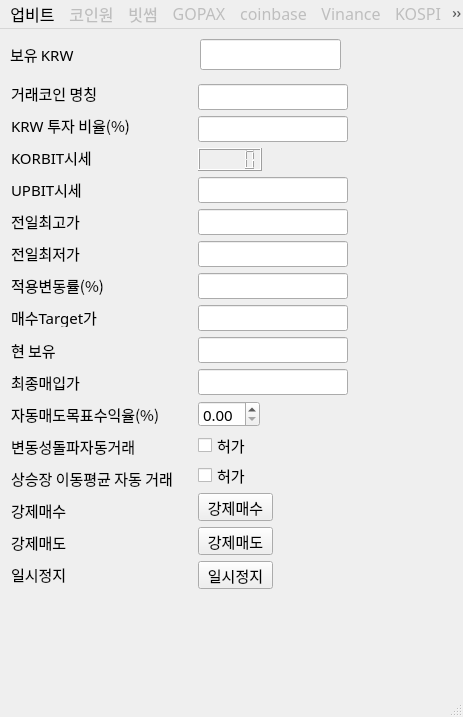
<?xml version="1.0" encoding="UTF-8"?>
<ui version="4.0">
 <class>MainWindow</class>
 <widget class="QMainWindow" name="MainWindow">
  <property name="geometry">
   <rect>
    <x>0</x>
    <y>0</y>
    <width>463</width>
    <height>717</height>
   </rect>
  </property>
  <property name="font">
   <font>
    <family>맑은 고딕</family>
    <pointsize>11</pointsize>
   </font>
  </property>
  <property name="windowTitle">
   <string>24시간 잠들지 않는 자동매매 aBot ver 2023.01.04</string>
  </property>
  <property name="windowIcon">
   <iconset>
    <normaloff>2.ico</normaloff>2.ico</iconset>
  </property>
  <property name="windowOpacity">
   <double>80.000000000000000</double>
  </property>
  <property name="animated">
   <bool>false</bool>
  </property>
  <widget class="QWidget" name="centralwidget">
   <widget class="QLabel" name="lbl_bgImage">
    <property name="geometry">
     <rect>
      <x>710</x>
      <y>10</y>
      <width>191</width>
      <height>71</height>
     </rect>
    </property>
    <property name="text">
     <string/>
    </property>
   </widget>
   <widget class="QLineEdit" name="lineEdit_boyuKRW">
    <property name="geometry">
     <rect>
      <x>200</x>
      <y>10</y>
      <width>141</width>
      <height>31</height>
     </rect>
    </property>
    <property name="font">
     <font>
      <family>맑은 고딕</family>
      <pointsize>16</pointsize>
     </font>
    </property>
    <property name="alignment">
     <set>Qt::AlignRight|Qt::AlignTrailing|Qt::AlignVCenter</set>
    </property>
   </widget>
   <widget class="QLabel" name="label_19">
    <property name="geometry">
     <rect>
      <x>10</x>
      <y>10</y>
      <width>101</width>
      <height>31</height>
     </rect>
    </property>
    <property name="font">
     <font>
      <family>맑은 고딕</family>
      <pointsize>11</pointsize>
     </font>
    </property>
    <property name="text">
     <string>보유 KRW</string>
    </property>
   </widget>
   <widget class="QLabel" name="label_27">
    <property name="geometry">
     <rect>
      <x>11</x>
      <y>503</y>
      <width>60</width>
      <height>20</height>
     </rect>
    </property>
    <property name="font">
     <font>
      <family>맑은 고딕</family>
      <pointsize>11</pointsize>
     </font>
    </property>
    <property name="text">
     <string>강제매도</string>
    </property>
   </widget>
   <widget class="QLabel" name="label_28">
    <property name="geometry">
     <rect>
      <x>11</x>
      <y>535</y>
      <width>60</width>
      <height>20</height>
     </rect>
    </property>
    <property name="font">
     <font>
      <family>맑은 고딕</family>
      <pointsize>11</pointsize>
     </font>
    </property>
    <property name="text">
     <string>일시정지</string>
    </property>
   </widget>
   <widget class="QLabel" name="label_11">
    <property name="geometry">
     <rect>
      <x>11</x>
      <y>86</y>
      <width>125</width>
      <height>20</height>
     </rect>
    </property>
    <property name="font">
     <font>
      <family>맑은 고딕</family>
      <pointsize>11</pointsize>
     </font>
    </property>
    <property name="text">
     <string>KRW 투자 비율(%)</string>
    </property>
   </widget>
   <widget class="QLabel" name="label_20">
    <property name="geometry">
     <rect>
      <x>11</x>
      <y>118</y>
      <width>81</width>
      <height>20</height>
     </rect>
    </property>
    <property name="font">
     <font>
      <family>맑은 고딕</family>
      <pointsize>11</pointsize>
      <underline>false</underline>
     </font>
    </property>
    <property name="text">
     <string>KORBIT시세</string>
    </property>
   </widget>
   <widget class="QLabel" name="label_21">
    <property name="geometry">
     <rect>
      <x>11</x>
      <y>150</y>
      <width>71</width>
      <height>20</height>
     </rect>
    </property>
    <property name="font">
     <font>
      <family>맑은 고딕</family>
      <pointsize>11</pointsize>
      <underline>false</underline>
     </font>
    </property>
    <property name="text">
     <string>UPBIT시세</string>
    </property>
   </widget>
   <widget class="QLabel" name="label_17">
    <property name="geometry">
     <rect>
      <x>11</x>
      <y>214</y>
      <width>75</width>
      <height>20</height>
     </rect>
    </property>
    <property name="font">
     <font>
      <family>맑은 고딕</family>
      <pointsize>11</pointsize>
      <underline>false</underline>
     </font>
    </property>
    <property name="text">
     <string>전일최저가</string>
    </property>
   </widget>
   <widget class="QLabel" name="label_16">
    <property name="geometry">
     <rect>
      <x>11</x>
      <y>182</y>
      <width>75</width>
      <height>20</height>
     </rect>
    </property>
    <property name="font">
     <font>
      <family>맑은 고딕</family>
      <pointsize>11</pointsize>
      <underline>false</underline>
     </font>
    </property>
    <property name="text">
     <string>전일최고가</string>
    </property>
   </widget>
   <widget class="QLabel" name="label_18">
    <property name="geometry">
     <rect>
      <x>11</x>
      <y>278</y>
      <width>88</width>
      <height>20</height>
     </rect>
    </property>
    <property name="font">
     <font>
      <family>맑은 고딕</family>
      <pointsize>11</pointsize>
      <underline>false</underline>
     </font>
    </property>
    <property name="text">
     <string>매수Target가</string>
    </property>
   </widget>
   <widget class="QLabel" name="label_22">
    <property name="geometry">
     <rect>
      <x>11</x>
      <y>246</y>
      <width>98</width>
      <height>20</height>
     </rect>
    </property>
    <property name="font">
     <font>
      <family>맑은 고딕</family>
      <pointsize>11</pointsize>
      <underline>false</underline>
     </font>
    </property>
    <property name="text">
     <string>적용변동률(%)</string>
    </property>
   </widget>
   <widget class="QLabel" name="label_29">
    <property name="geometry">
     <rect>
      <x>11</x>
      <y>343</y>
      <width>75</width>
      <height>20</height>
     </rect>
    </property>
    <property name="font">
     <font>
      <family>맑은 고딕</family>
      <pointsize>11</pointsize>
     </font>
    </property>
    <property name="text">
     <string>최종매입가</string>
    </property>
   </widget>
   <widget class="QLabel" name="lbl_boyuInterest">
    <property name="geometry">
     <rect>
      <x>11</x>
      <y>311</y>
      <width>50</width>
      <height>20</height>
     </rect>
    </property>
    <property name="font">
     <font>
      <family>맑은 고딕</family>
      <pointsize>11</pointsize>
     </font>
    </property>
    <property name="text">
     <string>현 보유</string>
    </property>
   </widget>
   <widget class="QLabel" name="label_10">
    <property name="geometry">
     <rect>
      <x>11</x>
      <y>375</y>
      <width>158</width>
      <height>20</height>
     </rect>
    </property>
    <property name="font">
     <font>
      <family>맑은 고딕</family>
      <pointsize>11</pointsize>
     </font>
    </property>
    <property name="text">
     <string>자동매도목표수익율(%)</string>
    </property>
   </widget>
   <widget class="QLabel" name="label_24">
    <property name="geometry">
     <rect>
      <x>11</x>
      <y>407</y>
      <width>135</width>
      <height>20</height>
     </rect>
    </property>
    <property name="font">
     <font>
      <family>맑은 고딕</family>
      <pointsize>11</pointsize>
     </font>
    </property>
    <property name="text">
     <string>변동성돌파자동거래</string>
    </property>
   </widget>
   <widget class="QLabel" name="label_25">
    <property name="geometry">
     <rect>
      <x>11</x>
      <y>439</y>
      <width>180</width>
      <height>20</height>
     </rect>
    </property>
    <property name="font">
     <font>
      <family>맑은 고딕</family>
      <pointsize>11</pointsize>
     </font>
    </property>
    <property name="text">
     <string>상승장 이동평균 자동 거래</string>
    </property>
   </widget>
   <widget class="QLabel" name="label_26">
    <property name="geometry">
     <rect>
      <x>11</x>
      <y>471</y>
      <width>60</width>
      <height>20</height>
     </rect>
    </property>
    <property name="font">
     <font>
      <family>맑은 고딕</family>
      <pointsize>11</pointsize>
     </font>
    </property>
    <property name="text">
     <string>강제매수</string>
    </property>
   </widget>
   <widget class="QLabel" name="label_23">
    <property name="geometry">
     <rect>
      <x>11</x>
      <y>54</y>
      <width>95</width>
      <height>20</height>
     </rect>
    </property>
    <property name="font">
     <font>
      <family>맑은 고딕</family>
      <pointsize>11</pointsize>
     </font>
    </property>
    <property name="text">
     <string>거래코인 명칭</string>
    </property>
   </widget>
   <widget class="QLineEdit" name="lineEdit_Intername">
    <property name="geometry">
     <rect>
      <x>198</x>
      <y>55</y>
      <width>150</width>
      <height>26</height>
     </rect>
    </property>
    <property name="font">
     <font>
      <family>맑은 고딕</family>
      <pointsize>11</pointsize>
     </font>
    </property>
    <property name="autoFillBackground">
     <bool>false</bool>
    </property>
   </widget>
   <widget class="QLineEdit" name="lineEdit_tujaYul">
    <property name="geometry">
     <rect>
      <x>198</x>
      <y>87</y>
      <width>150</width>
      <height>26</height>
     </rect>
    </property>
    <property name="font">
     <font>
      <family>맑은 고딕</family>
      <pointsize>11</pointsize>
     </font>
    </property>
    <property name="alignment">
     <set>Qt::AlignCenter</set>
    </property>
   </widget>
   <widget class="QLineEdit" name="lineEdit_upbitPrice">
    <property name="geometry">
     <rect>
      <x>198</x>
      <y>148</y>
      <width>150</width>
      <height>26</height>
     </rect>
    </property>
    <property name="font">
     <font>
      <family>맑은 고딕</family>
      <pointsize>11</pointsize>
     </font>
    </property>
    <property name="alignment">
     <set>Qt::AlignRight|Qt::AlignTrailing|Qt::AlignVCenter</set>
    </property>
   </widget>
   <widget class="QLineEdit" name="lineEdit_yTop">
    <property name="geometry">
     <rect>
      <x>198</x>
      <y>180</y>
      <width>150</width>
      <height>26</height>
     </rect>
    </property>
    <property name="font">
     <font>
      <family>맑은 고딕</family>
      <pointsize>11</pointsize>
     </font>
    </property>
    <property name="alignment">
     <set>Qt::AlignRight|Qt::AlignTrailing|Qt::AlignVCenter</set>
    </property>
   </widget>
   <widget class="QLCDNumber" name="lcdNumber">
    <property name="geometry">
     <rect>
      <x>198</x>
      <y>119</y>
      <width>64</width>
      <height>23</height>
     </rect>
    </property>
    <property name="font">
     <font>
      <family>맑은 고딕</family>
      <pointsize>11</pointsize>
     </font>
    </property>
   </widget>
   <widget class="QLineEdit" name="lineEdit_byunYul">
    <property name="geometry">
     <rect>
      <x>198</x>
      <y>244</y>
      <width>150</width>
      <height>26</height>
     </rect>
    </property>
    <property name="font">
     <font>
      <family>맑은 고딕</family>
      <pointsize>11</pointsize>
     </font>
    </property>
    <property name="alignment">
     <set>Qt::AlignCenter</set>
    </property>
   </widget>
   <widget class="QLineEdit" name="lineEdit_targetPrice">
    <property name="geometry">
     <rect>
      <x>198</x>
      <y>276</y>
      <width>150</width>
      <height>26</height>
     </rect>
    </property>
    <property name="font">
     <font>
      <family>맑은 고딕</family>
      <pointsize>11</pointsize>
     </font>
    </property>
    <property name="alignment">
     <set>Qt::AlignRight|Qt::AlignTrailing|Qt::AlignVCenter</set>
    </property>
   </widget>
   <widget class="QLineEdit" name="lineEdit_yBottom">
    <property name="geometry">
     <rect>
      <x>198</x>
      <y>212</y>
      <width>150</width>
      <height>26</height>
     </rect>
    </property>
    <property name="font">
     <font>
      <family>맑은 고딕</family>
      <pointsize>11</pointsize>
     </font>
    </property>
    <property name="alignment">
     <set>Qt::AlignRight|Qt::AlignTrailing|Qt::AlignVCenter</set>
    </property>
   </widget>
   <widget class="QDoubleSpinBox" name="spinBoxMedoyul">
    <property name="geometry">
     <rect>
      <x>198</x>
      <y>372</y>
      <width>62</width>
      <height>26</height>
     </rect>
    </property>
    <property name="font">
     <font>
      <family>맑은 고딕</family>
      <pointsize>11</pointsize>
     </font>
    </property>
   </widget>
   <widget class="QLineEdit" name="lineEdit_boyu">
    <property name="geometry">
     <rect>
      <x>198</x>
      <y>308</y>
      <width>150</width>
      <height>26</height>
     </rect>
    </property>
    <property name="font">
     <font>
      <family>맑은 고딕</family>
      <pointsize>11</pointsize>
     </font>
    </property>
    <property name="alignment">
     <set>Qt::AlignRight|Qt::AlignTrailing|Qt::AlignVCenter</set>
    </property>
   </widget>
   <widget class="QLineEdit" name="lineEdit_meipga">
    <property name="geometry">
     <rect>
      <x>198</x>
      <y>340</y>
      <width>150</width>
      <height>26</height>
     </rect>
    </property>
    <property name="font">
     <font>
      <family>맑은 고딕</family>
      <pointsize>11</pointsize>
     </font>
    </property>
    <property name="alignment">
     <set>Qt::AlignRight|Qt::AlignTrailing|Qt::AlignVCenter</set>
    </property>
   </widget>
   <widget class="QCheckBox" name="cBox_trade">
    <property name="geometry">
     <rect>
      <x>198</x>
      <y>404</y>
      <width>53</width>
      <height>24</height>
     </rect>
    </property>
    <property name="font">
     <font>
      <family>맑은 고딕</family>
      <pointsize>11</pointsize>
     </font>
    </property>
    <property name="text">
     <string>허가</string>
    </property>
    <property name="iconSize">
     <size>
      <width>32</width>
      <height>32</height>
     </size>
    </property>
   </widget>
   <widget class="QPushButton" name="btn_mesu">
    <property name="geometry">
     <rect>
      <x>198</x>
      <y>464</y>
      <width>75</width>
      <height>28</height>
     </rect>
    </property>
    <property name="font">
     <font>
      <family>맑은 고딕</family>
      <pointsize>11</pointsize>
     </font>
    </property>
    <property name="text">
     <string>강제매수</string>
    </property>
   </widget>
   <widget class="QPushButton" name="btn_medo">
    <property name="geometry">
     <rect>
      <x>198</x>
      <y>498</y>
      <width>75</width>
      <height>28</height>
     </rect>
    </property>
    <property name="font">
     <font>
      <family>맑은 고딕</family>
      <pointsize>11</pointsize>
     </font>
    </property>
    <property name="text">
     <string>강제매도</string>
    </property>
   </widget>
   <widget class="QCheckBox" name="cBox_danta">
    <property name="geometry">
     <rect>
      <x>198</x>
      <y>434</y>
      <width>53</width>
      <height>24</height>
     </rect>
    </property>
    <property name="font">
     <font>
      <family>맑은 고딕</family>
      <pointsize>11</pointsize>
     </font>
    </property>
    <property name="text">
     <string>허가</string>
    </property>
   </widget>
   <widget class="QPushButton" name="pushButton">
    <property name="geometry">
     <rect>
      <x>198</x>
      <y>532</y>
      <width>75</width>
      <height>28</height>
     </rect>
    </property>
    <property name="font">
     <font>
      <family>맑은 고딕</family>
      <pointsize>11</pointsize>
     </font>
    </property>
    <property name="text">
     <string>일시정지</string>
    </property>
   </widget>
   <zorder>label_19</zorder>
   <zorder>layoutWidget</zorder>
   <zorder>lbl_bgImage</zorder>
   <zorder>lineEdit_boyuKRW</zorder>
  </widget>
  <widget class="QMenuBar" name="menubar">
   <property name="geometry">
    <rect>
     <x>0</x>
     <y>0</y>
     <width>463</width>
     <height>27</height>
    </rect>
   </property>
   <property name="font">
    <font>
     <pointsize>12</pointsize>
    </font>
   </property>
   <widget class="QMenu" name="menu_2">
    <property name="title">
     <string>업비트</string>
    </property>
    <addaction name="actionLogin"/>
    <addaction name="actionStop"/>
    <addaction name="separator"/>
    <addaction name="actionBTasking"/>
    <addaction name="separator"/>
    <addaction name="actionRegister"/>
   </widget>
   <widget class="QMenu" name="menu_3">
    <property name="enabled">
     <bool>false</bool>
    </property>
    <property name="title">
     <string>코인원</string>
    </property>
    <addaction name="actionInquiry"/>
   </widget>
   <widget class="QMenu" name="menu_4">
    <property name="enabled">
     <bool>false</bool>
    </property>
    <property name="title">
     <string>빗썸</string>
    </property>
   </widget>
   <widget class="QMenu" name="menuGOPAX">
    <property name="enabled">
     <bool>false</bool>
    </property>
    <property name="title">
     <string>GOPAX</string>
    </property>
   </widget>
   <widget class="QMenu" name="menuVinance">
    <property name="enabled">
     <bool>false</bool>
    </property>
    <property name="title">
     <string>Vinance</string>
    </property>
   </widget>
   <widget class="QMenu" name="menucoinbase">
    <property name="enabled">
     <bool>false</bool>
    </property>
    <property name="title">
     <string>coinbase</string>
    </property>
   </widget>
   <widget class="QMenu" name="menuKOSPI">
    <property name="enabled">
     <bool>false</bool>
    </property>
    <property name="title">
     <string>KOSPI</string>
    </property>
   </widget>
   <widget class="QMenu" name="menuNasDaq">
    <property name="enabled">
     <bool>false</bool>
    </property>
    <property name="title">
     <string>NasDaq</string>
    </property>
   </widget>
   <widget class="QMenu" name="menu">
    <property name="font">
     <font>
      <family>맑은 고딕</family>
      <pointsize>11</pointsize>
     </font>
    </property>
    <property name="title">
     <string>알고리즘선택</string>
    </property>
    <addaction name="actionqusehdtjdehfvk"/>
    <addaction name="actioncheksxkaoao"/>
   </widget>
   <widget class="QMenu" name="menuAbout">
    <property name="title">
     <string>About</string>
    </property>
    <addaction name="actionaBot"/>
   </widget>
   <addaction name="menu_2"/>
   <addaction name="menu_3"/>
   <addaction name="menu_4"/>
   <addaction name="menuGOPAX"/>
   <addaction name="menucoinbase"/>
   <addaction name="menuVinance"/>
   <addaction name="menuKOSPI"/>
   <addaction name="menuNasDaq"/>
   <addaction name="menu"/>
   <addaction name="menuAbout"/>
  </widget>
  <widget class="QStatusBar" name="statusbar"/>
  <action name="actionLogin">
   <property name="enabled">
    <bool>true</bool>
   </property>
   <property name="icon">
    <iconset>
     <normaloff>gLed.png</normaloff>gLed.png</iconset>
   </property>
   <property name="text">
    <string>로그인</string>
   </property>
   <property name="font">
    <font>
     <family>맑은 고딕</family>
     <pointsize>12</pointsize>
    </font>
   </property>
  </action>
  <action name="actionStop">
   <property name="enabled">
    <bool>true</bool>
   </property>
   <property name="icon">
    <iconset>
     <normaloff>rLed.png</normaloff>rLed.png</iconset>
   </property>
   <property name="text">
    <string>로그아웃</string>
   </property>
   <property name="font">
    <font>
     <family>맑은 고딕</family>
     <pointsize>12</pointsize>
    </font>
   </property>
  </action>
  <action name="actionInquiry">
   <property name="enabled">
    <bool>false</bool>
   </property>
   <property name="text">
    <string>Inquiry</string>
   </property>
  </action>
  <action name="actionRegister">
   <property name="icon">
    <iconset>
     <normaloff>3.ico</normaloff>3.ico</iconset>
   </property>
   <property name="text">
    <string>회원등록</string>
   </property>
   <property name="font">
    <font>
     <family>맑은 고딕</family>
     <pointsize>12</pointsize>
    </font>
   </property>
  </action>
  <action name="actionqusehdtjdehfvk">
   <property name="checkable">
    <bool>true</bool>
   </property>
   <property name="checked">
    <bool>false</bool>
   </property>
   <property name="text">
    <string>변동성돌파 </string>
   </property>
  </action>
  <action name="actionBTasking">
   <property name="icon">
    <iconset>
     <normaloff>1.ico</normaloff>1.ico</iconset>
   </property>
   <property name="text">
    <string>코인_선택_백테스킹</string>
   </property>
   <property name="font">
    <font>
     <family>맑은 고딕</family>
     <pointsize>12</pointsize>
    </font>
   </property>
  </action>
  <action name="actioncheksxkaoao">
   <property name="checkable">
    <bool>true</bool>
   </property>
   <property name="checked">
    <bool>false</bool>
   </property>
   <property name="text">
    <string>분봉초단타매매</string>
   </property>
  </action>
  <action name="actionaBot">
   <property name="icon">
    <iconset>
     <normaloff>bitmetaSmall3.bmp</normaloff>bitmetaSmall3.bmp</iconset>
   </property>
   <property name="text">
    <string>aBot</string>
   </property>
  </action>
 </widget>
 <resources/>
 <connections/>
</ui>
